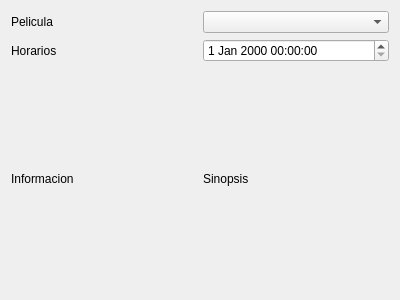
<?xml version="1.0" encoding="UTF-8"?>
<ui version="4.0">
 <class>Horarios</class>
 <widget class="QDialog" name="Horarios">
  <property name="geometry">
   <rect>
    <x>0</x>
    <y>0</y>
    <width>400</width>
    <height>300</height>
   </rect>
  </property>
  <property name="windowTitle">
   <string>Dialog</string>
  </property>
  <layout class="QHBoxLayout" name="horizontalLayout">
   <item>
    <layout class="QGridLayout" name="gridLayout">
     <item row="0" column="1">
      <widget class="QComboBox" name="comboBox"/>
     </item>
     <item row="1" column="1">
      <widget class="QDateTimeEdit" name="dateTimeEdit"/>
     </item>
     <item row="0" column="0">
      <widget class="QLabel" name="label">
       <property name="text">
        <string>Pelicula</string>
       </property>
      </widget>
     </item>
     <item row="1" column="0">
      <widget class="QLabel" name="label_2">
       <property name="text">
        <string>Horarios</string>
       </property>
      </widget>
     </item>
     <item row="2" column="0">
      <widget class="QLabel" name="label_3">
       <property name="text">
        <string>Informacion</string>
       </property>
      </widget>
     </item>
     <item row="2" column="1">
      <widget class="QLabel" name="label_4">
       <property name="text">
        <string>Sinopsis</string>
       </property>
      </widget>
     </item>
    </layout>
   </item>
  </layout>
 </widget>
 <resources/>
 <connections/>
</ui>
